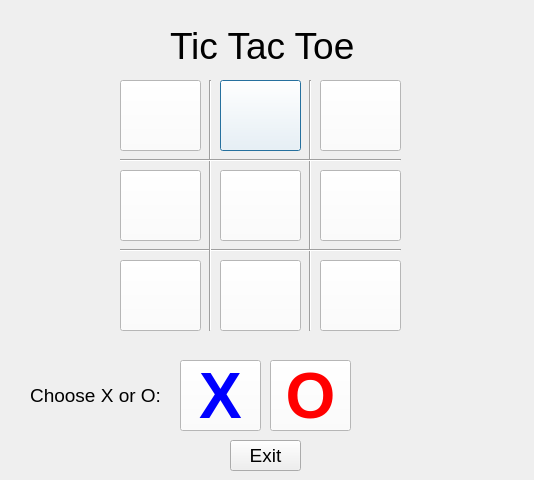
<?xml version="1.0" encoding="UTF-8"?>
<ui version="4.0">
 <class>Tic_Tac_Toe</class>
 <widget class="QDialog" name="Tic_Tac_Toe">
  <property name="geometry">
   <rect>
    <x>0</x>
    <y>0</y>
    <width>534</width>
    <height>480</height>
   </rect>
  </property>
  <property name="windowTitle">
   <string>Tic_Tac_Toe</string>
  </property>
  <widget class="Line" name="line_2">
   <property name="geometry">
    <rect>
     <x>300</x>
     <y>80</y>
     <width>20</width>
     <height>251</height>
    </rect>
   </property>
   <property name="font">
    <font>
     <family>Tahoma</family>
    </font>
   </property>
   <property name="styleSheet">
    <string notr="true"/>
   </property>
   <property name="orientation">
    <enum>Qt::Vertical</enum>
   </property>
  </widget>
  <widget class="QPushButton" name="SecondpushButton">
   <property name="geometry">
    <rect>
     <x>220</x>
     <y>80</y>
     <width>81</width>
     <height>71</height>
    </rect>
   </property>
   <property name="font">
    <font>
     <family>Tahoma</family>
     <pointsize>48</pointsize>
     <weight>75</weight>
     <bold>true</bold>
    </font>
   </property>
   <property name="styleSheet">
    <string notr="true">background-color: rgb(255, 255, 255);
</string>
   </property>
   <property name="text">
    <string/>
   </property>
   <property name="checkable">
    <bool>true</bool>
   </property>
   <property name="autoDefault">
    <bool>true</bool>
   </property>
   <property name="flat">
    <bool>false</bool>
   </property>
  </widget>
  <widget class="QPushButton" name="XChoicepushbutton">
   <property name="geometry">
    <rect>
     <x>180</x>
     <y>360</y>
     <width>81</width>
     <height>71</height>
    </rect>
   </property>
   <property name="font">
    <font>
     <family>Tahoma</family>
     <pointsize>48</pointsize>
     <weight>75</weight>
     <bold>true</bold>
    </font>
   </property>
   <property name="autoFillBackground">
    <bool>false</bool>
   </property>
   <property name="styleSheet">
    <string notr="true">background-color: rgb(255, 255, 255);
color: Blue;</string>
   </property>
   <property name="text">
    <string>X</string>
   </property>
   <property name="iconSize">
    <size>
     <width>100</width>
     <height>100</height>
    </size>
   </property>
   <property name="checkable">
    <bool>true</bool>
   </property>
   <property name="autoDefault">
    <bool>true</bool>
   </property>
   <property name="flat">
    <bool>false</bool>
   </property>
  </widget>
  <widget class="QPushButton" name="EighthpushButton">
   <property name="geometry">
    <rect>
     <x>220</x>
     <y>260</y>
     <width>81</width>
     <height>71</height>
    </rect>
   </property>
   <property name="font">
    <font>
     <family>Tahoma</family>
     <pointsize>48</pointsize>
     <weight>75</weight>
     <bold>true</bold>
    </font>
   </property>
   <property name="styleSheet">
    <string notr="true">background-color: rgb(255, 255, 255);
</string>
   </property>
   <property name="text">
    <string/>
   </property>
   <property name="checkable">
    <bool>true</bool>
   </property>
   <property name="autoDefault">
    <bool>true</bool>
   </property>
   <property name="flat">
    <bool>false</bool>
   </property>
  </widget>
  <widget class="QPushButton" name="FourthpushButton">
   <property name="geometry">
    <rect>
     <x>120</x>
     <y>170</y>
     <width>81</width>
     <height>71</height>
    </rect>
   </property>
   <property name="font">
    <font>
     <family>Tahoma</family>
     <pointsize>48</pointsize>
     <weight>75</weight>
     <bold>true</bold>
    </font>
   </property>
   <property name="styleSheet">
    <string notr="true">background-color: rgb(255, 255, 255);
</string>
   </property>
   <property name="text">
    <string/>
   </property>
   <property name="checkable">
    <bool>true</bool>
   </property>
   <property name="autoDefault">
    <bool>true</bool>
   </property>
   <property name="flat">
    <bool>false</bool>
   </property>
  </widget>
  <widget class="QPushButton" name="NinthpushButton">
   <property name="geometry">
    <rect>
     <x>320</x>
     <y>260</y>
     <width>81</width>
     <height>71</height>
    </rect>
   </property>
   <property name="font">
    <font>
     <family>Tahoma</family>
     <pointsize>48</pointsize>
     <weight>75</weight>
     <bold>true</bold>
    </font>
   </property>
   <property name="styleSheet">
    <string notr="true">background-color: rgb(255, 255, 255);

</string>
   </property>
   <property name="text">
    <string/>
   </property>
   <property name="checkable">
    <bool>true</bool>
   </property>
   <property name="autoDefault">
    <bool>true</bool>
   </property>
   <property name="flat">
    <bool>false</bool>
   </property>
  </widget>
  <widget class="Line" name="line_5">
   <property name="geometry">
    <rect>
     <x>120</x>
     <y>240</y>
     <width>281</width>
     <height>20</height>
    </rect>
   </property>
   <property name="font">
    <font>
     <family>Tahoma</family>
    </font>
   </property>
   <property name="styleSheet">
    <string notr="true"/>
   </property>
   <property name="orientation">
    <enum>Qt::Horizontal</enum>
   </property>
  </widget>
  <widget class="Line" name="line">
   <property name="geometry">
    <rect>
     <x>200</x>
     <y>80</y>
     <width>20</width>
     <height>251</height>
    </rect>
   </property>
   <property name="font">
    <font>
     <family>Tahoma</family>
    </font>
   </property>
   <property name="styleSheet">
    <string notr="true"/>
   </property>
   <property name="orientation">
    <enum>Qt::Vertical</enum>
   </property>
  </widget>
  <widget class="QPushButton" name="OChoicepushbutton">
   <property name="geometry">
    <rect>
     <x>270</x>
     <y>360</y>
     <width>81</width>
     <height>71</height>
    </rect>
   </property>
   <property name="font">
    <font>
     <family>Tahoma</family>
     <pointsize>48</pointsize>
     <weight>75</weight>
     <bold>true</bold>
    </font>
   </property>
   <property name="styleSheet">
    <string notr="true">background-color: rgb(255, 255, 255);
color: Red;</string>
   </property>
   <property name="text">
    <string>O</string>
   </property>
   <property name="iconSize">
    <size>
     <width>70</width>
     <height>70</height>
    </size>
   </property>
   <property name="checkable">
    <bool>true</bool>
   </property>
   <property name="checked">
    <bool>false</bool>
   </property>
   <property name="autoDefault">
    <bool>true</bool>
   </property>
   <property name="flat">
    <bool>false</bool>
   </property>
  </widget>
  <widget class="QPushButton" name="FirstpushButton">
   <property name="geometry">
    <rect>
     <x>120</x>
     <y>80</y>
     <width>81</width>
     <height>71</height>
    </rect>
   </property>
   <property name="font">
    <font>
     <family>Tahoma</family>
     <pointsize>48</pointsize>
     <weight>75</weight>
     <bold>true</bold>
    </font>
   </property>
   <property name="styleSheet">
    <string notr="true">

background-color: rgb(255, 255, 255);
</string>
   </property>
   <property name="text">
    <string/>
   </property>
   <property name="checkable">
    <bool>true</bool>
   </property>
   <property name="autoDefault">
    <bool>true</bool>
   </property>
   <property name="flat">
    <bool>false</bool>
   </property>
  </widget>
  <widget class="QPushButton" name="SeventhpushButton">
   <property name="geometry">
    <rect>
     <x>120</x>
     <y>260</y>
     <width>81</width>
     <height>71</height>
    </rect>
   </property>
   <property name="font">
    <font>
     <family>Tahoma</family>
     <pointsize>48</pointsize>
     <weight>75</weight>
     <bold>true</bold>
    </font>
   </property>
   <property name="styleSheet">
    <string notr="true">background-color: rgb(255, 255, 255);
</string>
   </property>
   <property name="text">
    <string/>
   </property>
   <property name="checkable">
    <bool>true</bool>
   </property>
   <property name="autoDefault">
    <bool>true</bool>
   </property>
   <property name="flat">
    <bool>false</bool>
   </property>
  </widget>
  <widget class="QPushButton" name="FifthpushButton">
   <property name="geometry">
    <rect>
     <x>220</x>
     <y>170</y>
     <width>81</width>
     <height>71</height>
    </rect>
   </property>
   <property name="font">
    <font>
     <family>Tahoma</family>
     <pointsize>48</pointsize>
     <weight>75</weight>
     <bold>true</bold>
    </font>
   </property>
   <property name="styleSheet">
    <string notr="true">background-color: rgb(255, 255, 255);
</string>
   </property>
   <property name="text">
    <string/>
   </property>
   <property name="checkable">
    <bool>true</bool>
   </property>
   <property name="checked">
    <bool>false</bool>
   </property>
   <property name="autoDefault">
    <bool>true</bool>
   </property>
   <property name="flat">
    <bool>false</bool>
   </property>
  </widget>
  <widget class="Line" name="line_4">
   <property name="geometry">
    <rect>
     <x>120</x>
     <y>150</y>
     <width>281</width>
     <height>20</height>
    </rect>
   </property>
   <property name="font">
    <font>
     <family>Tahoma</family>
    </font>
   </property>
   <property name="styleSheet">
    <string notr="true"/>
   </property>
   <property name="orientation">
    <enum>Qt::Horizontal</enum>
   </property>
  </widget>
  <widget class="QPushButton" name="ThirdpushButton">
   <property name="geometry">
    <rect>
     <x>320</x>
     <y>80</y>
     <width>81</width>
     <height>71</height>
    </rect>
   </property>
   <property name="font">
    <font>
     <family>Tahoma</family>
     <pointsize>48</pointsize>
     <weight>75</weight>
     <bold>true</bold>
    </font>
   </property>
   <property name="styleSheet">
    <string notr="true">background-color: rgb(255, 255, 255);
</string>
   </property>
   <property name="text">
    <string/>
   </property>
   <property name="checkable">
    <bool>true</bool>
   </property>
   <property name="autoDefault">
    <bool>true</bool>
   </property>
   <property name="flat">
    <bool>false</bool>
   </property>
  </widget>
  <widget class="QPushButton" name="SixthpushButton">
   <property name="geometry">
    <rect>
     <x>320</x>
     <y>170</y>
     <width>81</width>
     <height>71</height>
    </rect>
   </property>
   <property name="font">
    <font>
     <family>Tahoma</family>
     <pointsize>48</pointsize>
     <weight>75</weight>
     <bold>true</bold>
    </font>
   </property>
   <property name="styleSheet">
    <string notr="true">background-color: rgb(255, 255, 255);
</string>
   </property>
   <property name="text">
    <string/>
   </property>
   <property name="checkable">
    <bool>true</bool>
   </property>
   <property name="autoDefault">
    <bool>true</bool>
   </property>
   <property name="flat">
    <bool>false</bool>
   </property>
  </widget>
  <widget class="QLabel" name="winningLabel">
   <property name="geometry">
    <rect>
     <x>360</x>
     <y>340</y>
     <width>151</width>
     <height>111</height>
    </rect>
   </property>
   <property name="font">
    <font>
     <pointsize>14</pointsize>
    </font>
   </property>
   <property name="text">
    <string/>
   </property>
   <property name="alignment">
    <set>Qt::AlignCenter</set>
   </property>
   <property name="wordWrap">
    <bool>true</bool>
   </property>
  </widget>
  <widget class="QPushButton" name="exitButton">
   <property name="geometry">
    <rect>
     <x>230</x>
     <y>440</y>
     <width>71</width>
     <height>31</height>
    </rect>
   </property>
   <property name="font">
    <font>
     <pointsize>14</pointsize>
    </font>
   </property>
   <property name="text">
    <string>Exit</string>
   </property>
  </widget>
  <widget class="QLabel" name="titleLabel">
   <property name="geometry">
    <rect>
     <x>170</x>
     <y>-10</y>
     <width>211</width>
     <height>111</height>
    </rect>
   </property>
   <property name="font">
    <font>
     <family>Tahoma</family>
     <pointsize>28</pointsize>
    </font>
   </property>
   <property name="autoFillBackground">
    <bool>false</bool>
   </property>
   <property name="styleSheet">
    <string notr="true">
</string>
   </property>
   <property name="text">
    <string>Tic Tac Toe</string>
   </property>
  </widget>
  <widget class="QLabel" name="chooseLabel">
   <property name="geometry">
    <rect>
     <x>20</x>
     <y>340</y>
     <width>151</width>
     <height>111</height>
    </rect>
   </property>
   <property name="font">
    <font>
     <pointsize>14</pointsize>
    </font>
   </property>
   <property name="text">
    <string>Choose X or O:</string>
   </property>
   <property name="alignment">
    <set>Qt::AlignCenter</set>
   </property>
   <property name="wordWrap">
    <bool>true</bool>
   </property>
  </widget>
 </widget>
 <layoutdefault spacing="6" margin="11"/>
 <resources/>
 <connections/>
</ui>
